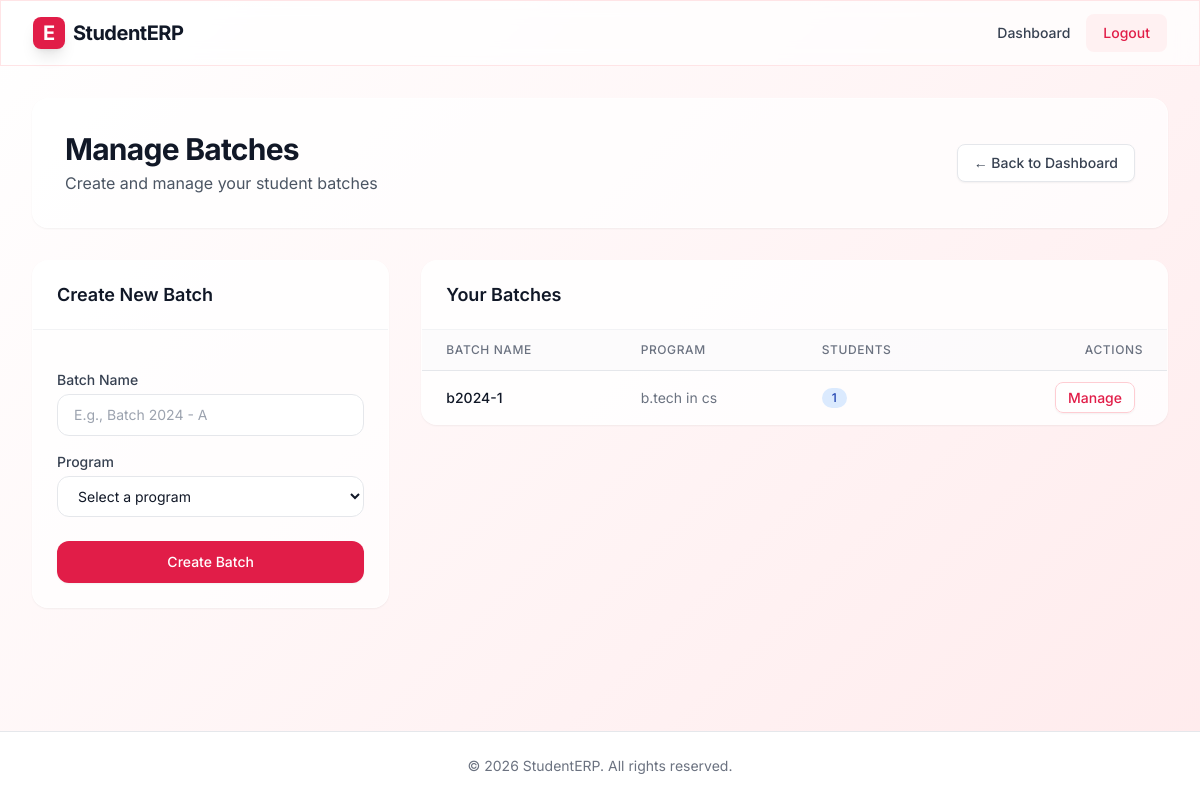
/faculty/batches/ (signed in), run on the app's committed database.
### core/models.py (models this page shows, shortened)
class Batch(models.Model):
    name = models.CharField(max_length=100)
    program = models.ForeignKey(Program, on_delete=models.CASCADE)
    faculty = models.ForeignKey(User, on_delete=models.CASCADE, limit_choices_to={'is_faculty': True})
    students = models.ManyToManyField(User, limit_choices_to={'is_student': True}, related_name='batches', blank=True)

class Program(models.Model):
    name = models.CharField(max_length=100)
    subject = models.CharField(max_length=100)
    faculty = models.ForeignKey(User, on_delete=models.CASCADE, limit_choices_to={'is_faculty': True})

### faculty/views.py (the view, shortened to what this page needs)
# urls.py: path('batches/', views.batch_management, name='batch_management'),
@login_required
def batch_management(request):
    if not request.user.is_faculty:
        return redirect('login')
    batches = Batch.objects.filter(faculty=request.user)
    programs = Program.objects.filter(faculty=request.user)
    context = {
        'batches': batches,
        'programs': programs
    }
    return render(request, 'faculty/batch_management.html', context)

### faculty/templates/faculty/batch_management.html (shortened to what this page needs)
{% extends 'core/base.html' %}
{% block content %}
<div class="max-w-7xl mx-auto px-4 sm:px-6 lg:px-8 py-8 w-full animate-fade-in">
    <div class="glass p-6 sm:p-8 rounded-2xl shadow-sm border border-white/50 mb-8 flex flex-col sm:flex-row justify-between items-start sm:items-center gap-4">
        <div>
            <h1 class="text-3xl font-bold text-gray-900 tracking-tight">Manage Batches</h1>
            <p class="text-gray-600 mt-1">Create and manage your student batches</p>
        </div>
        <a href="{% url 'faculty_dashboard' %}" class="inline-flex items-center px-4 py-2 border border-gray-200 text-sm font-medium rounded-lg text-gray-700 bg-white hover:bg-gray-50 hover:text-redlight-600 transition-colors shadow-sm">
            &larr; Back to Dashboard
        </a>
    </div>
    <div class="grid grid-cols-1 lg:grid-cols-3 gap-8">
        <div class="lg:col-span-1">
            <div class="glass rounded-2xl shadow-sm border border-white/50 overflow-hidden sticky top-24">
                <div class="px-6 py-5 border-b border-gray-200/50 bg-white/40">
                    <h2 class="text-lg font-semibold text-gray-900">Create New Batch</h2>
                </div>
                <div class="p-6">
                    <form method="post" class="space-y-4">
                        <div>
                            <label for="name" class="block text-sm font-medium text-gray-700 mb-1">Batch Name</label>
                            <input type="text" id="name" name="name" required placeholder="E.g., Batch 2024 - A"
                                class="block w-full px-4 py-2.5 rounded-xl border border-gray-200 bg-white/80 focus:bg-white text-gray-900 focus:ring-2 focus:ring-redlight-500 focus:border-redlight-500 transition-all sm:text-sm">
                        </div>
                        <div>
                            <label for="program_id" class="block text-sm font-medium text-gray-700 mb-1">Program</label>
                            <select id="program_id" name="program_id" required class="block w-full px-4 py-2.5 rounded-xl border border-gray-200 bg-white/80 focus:bg-white text-gray-900 focus:ring-2 focus:ring-redlight-500 focus:border-redlight-500 transition-all sm:text-sm">
                                <option value="" disabled selected>Select a program</option>
                            </select>
                        </div>
                        <div class="pt-2">
                            <button type="submit" class="w-full flex justify-center py-2.5 px-4 border border-transparent rounded-xl shadow-sm text-sm font-medium text-white bg-redlight-600 hover:bg-redlight-500 focus:outline-none focus:ring-2 focus:ring-offset-2 focus:ring-redlight-500 transition-all transform hover:-translate-y-0.5">
                                Create Batch
                            </button>
                        </div>
                    </form>
                </div>
            </div>
        </div>
        <div class="lg:col-span-2">
            <div class="glass rounded-2xl shadow-sm border border-white/50 overflow-hidden">
                <div class="px-6 py-5 border-b border-gray-200/50 bg-white/40">
                    <h2 class="text-lg font-semibold text-gray-900">Your Batches</h2>
                </div>
                {% if batches %}
                <div class="overflow-x-auto">
                    <table class="min-w-full divide-y divide-gray-200">
                        <thead class="bg-gray-50/50">
                            <tr>
                                <th scope="col" class="px-6 py-3 text-left text-xs font-medium text-gray-500 uppercase tracking-wider">Batch Name</th>
                                <th scope="col" class="px-6 py-3 text-left text-xs font-medium text-gray-500 uppercase tracking-wider">Program</th>
                                <th scope="col" class="px-6 py-3 text-left text-xs font-medium text-gray-500 uppercase tracking-wider">Students</th>
                                <th scope="col" class="px-6 py-3 text-right text-xs font-medium text-gray-500 uppercase tracking-wider">Actions</th>
                            </tr>
                        </thead>
                        <tbody class="bg-white/40 divide-y divide-gray-200/50">
                            {% for batch in batches %}
                            <tr class="hover:bg-white/60 transition-colors">
                                <td class="px-6 py-4 whitespace-nowrap text-sm font-medium text-gray-900">{{ batch.name }}</td>
                                <td class="px-6 py-4 whitespace-nowrap text-sm text-gray-500">{{ batch.program.name }}</td>
                                <td class="px-6 py-4 whitespace-nowrap text-sm text-gray-500">
                                    <span class="inline-flex items-center px-2.5 py-0.5 rounded-full text-xs font-medium bg-blue-100 text-blue-800">
                                        {{ batch.students.count }}
                                    </span>
                                </td>
                                <td class="px-6 py-4 whitespace-nowrap text-right text-sm font-medium">
                                    <a href="{% url 'batch_detail' batch.id %}" class="text-redlight-600 hover:text-redlight-900 bg-white border border-redlight-200 px-3 py-1.5 rounded-lg shadow-sm transition-colors mr-2">Manage</a>
                                </td>
                            </tr>
                            {% endfor %}
                        </tbody>
                    </table>
                </div>
                {% endif %}
            </div>
        </div>
    </div>
</div>
{% endblock %}

### core/templates/core/base.html (style rules this page uses)
.animated-bg { background: linear-gradient(-45deg, #ffffff, #fff1f2, #ffe4e6, #ffffff); background-size: 400% 400%; }
.glass { background: rgba(255, 255, 255, 0.7); backdrop-filter: blur(10px); -webkit-backdrop-filter: blur(10px); border: 1px solid rgba(255, 255, 255, 0.18); }

### data on the page
Batch: name "b2024-1", program.name "b.tech in cs", students.count "1"
